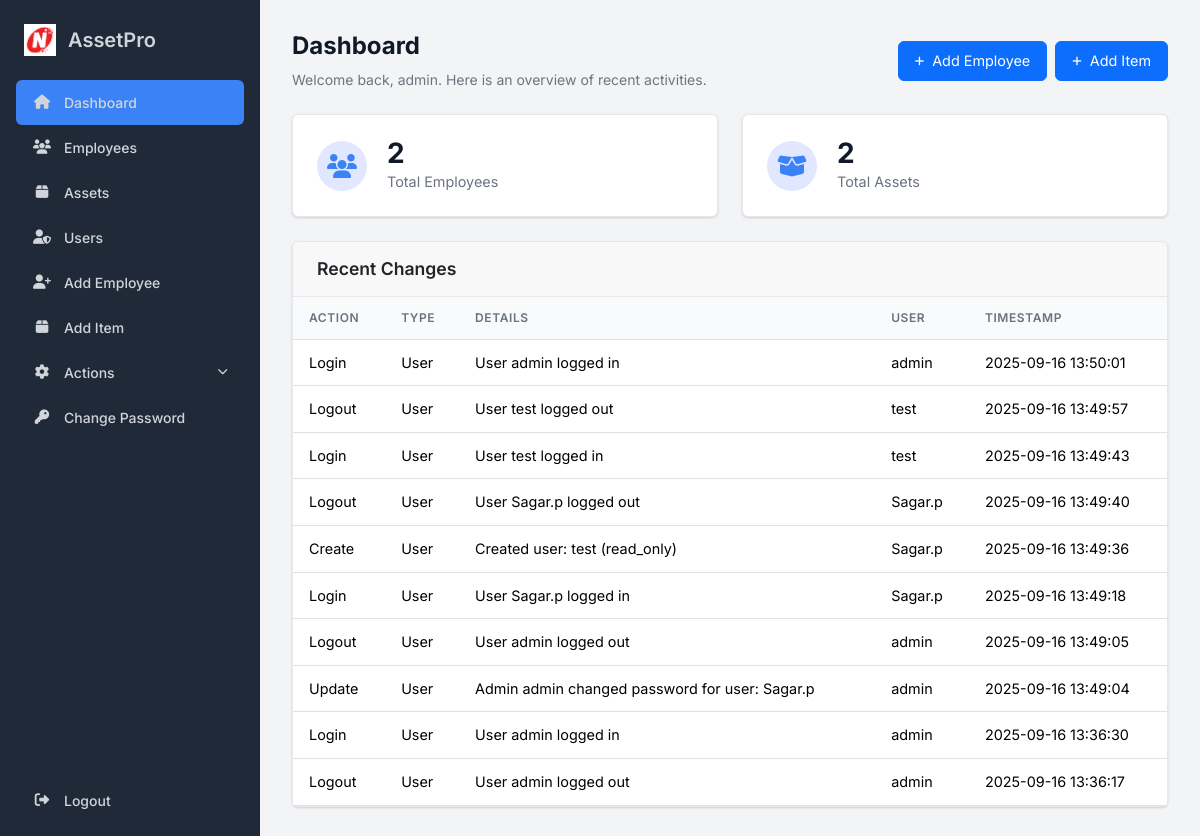
Screenshot of / (signed in) with the database file from the repository.
### models.py (models this page shows)
class User(UserMixin, db.Model):
    id = db.Column(db.Integer, primary_key=True)
    username = db.Column(db.String(100), unique=True, nullable=False)
    password = db.Column(db.String(200), nullable=False)
    role = db.Column(db.String(20), nullable=False, default='admin')  # Added role column: 'admin' or 'read_only'

class AuditLog(db.Model):
    id = db.Column(db.Integer, primary_key=True)
    action = db.Column(db.String(100), nullable=False)
    model_type = db.Column(db.String(50), nullable=False)
    model_id = db.Column(db.Integer, nullable=False)
    user_id = db.Column(db.Integer, nullable=False)
    timestamp = db.Column(db.DateTime, nullable=False, default=datetime.utcnow)
    details = db.Column(db.String(255))

### app.py (the view)
@app.route('/')
@login_required
def index():
    recent_changes = AuditLog.query.order_by(AuditLog.timestamp.desc()).limit(10).all()
    total_items = InventoryItem.query.count()
    total_people = Person.query.count()
    recent_changes_with_users = []
    for change in recent_changes:
        user = User.query.get(change.user_id)
        recent_changes_with_users.append({
            'action': change.action,
            'model_type': change.model_type,
            'details': change.details,
            'username': user.username if user else 'Unknown',
            'timestamp': change.timestamp
        })
    return render_template('index.html', recent_changes=recent_changes_with_users, total_items=total_items, total_people=total_people, user_role=current_user.role)

### app.py (called while the page is built)
@login_manager.user_loader
def load_user(user_id):
    return User.query.get(int(user_id))

### templates/index.html (shortened to what this page needs)
{% extends "base.html" %}
{% block content %}
<div class="page-header">
    <div>
        <h1 class="page-title">Dashboard</h1>
        <p class="text-secondary mb-0">Welcome back, {{ current_user.username }}. Here is an overview of recent activities.</p>
    </div>
    {% if user_role == 'admin' %}
    <div class="d-flex align-items-center gap-2">
        <a href="{{ url_for('add_person') }}" class="btn btn-primary"> Add Employee</a>
        <a href="{{ url_for('add_item') }}" class="btn btn-primary"> Add Item</a>
    </div>
    {% endif %}
</div>
<div class="row mb-4">
    <div class="col-md-6 mb-3 mb-md-0">
        <a href="{{ url_for('employees') }}" class="text-decoration-none">
            <div class="stat-card">
                <div class="stat-icon"><i class="fas fa-users"></i></div>
                <div class="stat-info">
                    <div class="stat-number">{{ total_people }}</div>
                    <div class="stat-label">Total Employees</div>
                </div>
            </div>
        </a>
    </div>
    <div class="col-md-6">
        <a href="{{ url_for('assets') }}" class="text-decoration-none">
            <div class="stat-card">
                <div class="stat-icon"><i class="fas fa-box-open"></i></div>
                <div class="stat-info">
                    <div class="stat-number">{{ total_items }}</div>
                    <div class="stat-label">Total Assets</div>
                </div>
            </div>
        </a>
    </div>
</div>
<div class="card">
    <div class="card-header">
        <h3 class="card-title">Recent Changes</h3>
    </div>
    <div class="table-responsive">
        {% if recent_changes %}
        <table class="table mb-0">
            <thead>
                <tr>
                    <th>Action</th>
                    <th>Type</th>
                    <th>Details</th>
                    <th>User</th>
                    <th>Timestamp</th>
                </tr>
            </thead>
            <tbody>
                {% for change in recent_changes %}
                <tr>
                    <td>{{ change.action | capitalize }}</td>
                    <td>{{ change.model_type }}</td>
                    <td>{{ change.details or '-' }}</td>
                    <td>{{ change.username }}</td>
                    <td>{{ change.timestamp.strftime('%Y-%m-%d %H:%M:%S') }}</td>
                </tr>
                {% endfor %}
            </tbody>
        </table>
        {% else %}
        <div class="card-body">
            <p class="text-secondary">No recent changes found.</p>
        </div>
        {% endif %}
    </div>
</div>
{% endblock %}

### templates/base.html (shortened to what this page needs)
<!DOCTYPE html>
<html lang="en">
<head>
    <link href="https://cdn.jsdelivr.net/npm/bootstrap@5.3.2/dist/css/bootstrap.min.css" rel="stylesheet">
    <link rel="stylesheet" href="https://cdnjs.cloudflare.com/ajax/libs/font-awesome/6.4.2/css/all.min.css">
    <link rel="stylesheet" href="{{ url_for('static', filename='css/app.css') }}">
</head>
<body>
    <div class="page-container">
        <aside class="sidebar">
            <div class="sidebar-header">
                <img src="{{ url_for('static', filename='img/logo.png') }}" alt="Logo">
                <span>AssetPro</span>
            </div>
            <ul class="sidebar-nav">
                <li><a href="{{ url_for('index') }}" class="{{ 'active' if request.endpoint == 'index' else '' }}"><i class="fas fa-home nav-icon"></i> Dashboard</a></li>
                <li><a href="{{ url_for('employees') }}" class="{{ 'active' if request.endpoint == 'employees' else '' }}"><i class="fas fa-users nav-icon"></i> Employees</a></li>
                <li><a href="{{ url_for('assets') }}" class="{{ 'active' if request.endpoint == 'assets' else '' }}"><i class="fas fa-box nav-icon"></i> Assets</a></li>
                {% if current_user.is_authenticated and current_user.role == 'admin' %}
                <li><a href="{{ url_for('users') }}" class="{{ 'active' if request.endpoint == 'users' else '' }}"><i class="fas fa-user-shield nav-icon"></i> Users</a></li>
                <li><a href="{{ url_for('add_person') }}" class="{{ 'active' if request.endpoint == 'add_person' else '' }}"><i class="fas fa-user-plus nav-icon"></i> Add Employee</a></li>
                <li><a href="{{ url_for('add_item') }}" class="{{ 'active' if request.endpoint == 'add_item' else '' }}"><i class="fas fa-box nav-icon"></i> Add Item</a></li>
                <li>
                    <a href="#" class="submenu-toggle"><i class="fas fa-cog nav-icon"></i> Actions </a>
                </li>
                {% endif %}
                <li><a href="{{ url_for('change_password') }}" class="{{ 'active' if request.endpoint == 'change_password' else '' }}"><i class="fas fa-key nav-icon"></i> Change Password</a></li>
            </ul>
            <div class="sidebar-logout">
                <ul class="sidebar-nav">
                    <li><a href="{{ url_for('logout') }}"><i class="fas fa-sign-out-alt nav-icon"></i> Logout</a></li>
                </ul>
            </div>
        </aside>
        <main class="main-content">
            {% block content %}{% endblock %}
        </main>
    </div>
</body>
</html>

### static/css/app.css (style rules this page uses)
:root { --primary-color: #3b82f6; --primary-hover: #2563eb; --sidebar-bg: #1f2937; --sidebar-text: #d1d5db; --sidebar-text-hover: #ffffff; --sidebar-active-bg: #374151; --body-bg: #f3f4f6; --card-bg: #ffffff; --border-color: #e5e7eb; --text-color-dark: #111827; --text-color-light: #6b7280; --font-size-base: 14px; --border-radius: 0.375rem; --box-shadow: 0 1px 3px 0 rgba(0, 0, 0, 0.1), 0 1px 2px 0 rgba(0, 0, 0, 0.06); --transition-base: all 0.2s cubic-bezier(0.4, 0, 0.2, 1); }
* { box-sizing: border-box; }
body { margin: 0; font-family: 'Inter', sans-serif; background-color: var(--body-bg); color: var(--text-color-dark); font-size: var(--font-size-base); line-height: 1.5; }
.page-container { display: flex; min-height: 100vh; }
.sidebar { width: 260px; flex-shrink: 0; background-color: var(--sidebar-bg); color: var(--sidebar-text); display: flex; flex-direction: column; padding: 1rem; }
.sidebar-header { display: flex; align-items: center; padding: 0.5rem 0.5rem 1.5rem; color: var(--white-color); font-size: 1.25rem; font-weight: 600; }
.sidebar-header img { height: 32px; margin-right: 0.75rem; }
.sidebar-nav { list-style: none; padding: 0; margin: 0; }
.sidebar-nav li a { display: flex; align-items: center; padding: 0.75rem 1rem; border-radius: var(--border-radius); color: var(--sidebar-text); text-decoration: none; font-weight: 500; transition: var(--transition-base); }
.sidebar-nav li a.active { background-color: var(--primary-color); color: var(--white-color); }
.sidebar-nav li a i.nav-icon { width: 20px; margin-right: 0.75rem; font-size: 0.9rem; text-align: center; }
.sidebar-logout { margin-top: auto; }
.main-content { flex-grow: 1; padding: 2rem; overflow-y: auto; }
.page-header { display: flex; justify-content: space-between; align-items: center; margin-bottom: 1.5rem; }
.page-title { font-size: 1.5rem; font-weight: 700; color: var(--text-color-dark); }
.card { background-color: var(--card-bg); border-radius: var(--border-radius); box-shadow: var(--box-shadow); border: 1px solid var(--border-color); }
.card-header { padding: 1rem 1.5rem; border-bottom: 1px solid var(--border-color); }
.card-title { font-size: 1.1rem; font-weight: 600; margin: 0; }
.table { width: 100%; font-size: 0.9rem; }
.table thead th { background: #f9fafb; padding: 0.75rem 1rem; font-size: 0.75rem; text-transform: uppercase; letter-spacing: 0.05em; font-weight: 600; color: var(--text-color-light); }
.table tbody td { padding: 0.75rem 1rem; border-top: 1px solid var(--border-color); vertical-align: middle; }
.btn { font-size: 0.9rem; padding: 0.5rem 1rem; }
.stat-card { display: flex; align-items: center; padding: 1.5rem; background-color: var(--card-bg); border-radius: var(--border-radius); box-shadow: var(--box-shadow); border: 1px solid var(--border-color); transition: var(--transition-base); }
.stat-card .stat-icon { display: flex; align-items: center; justify-content: center; font-size: 1.5rem; width: 50px; height: 50px; border-radius: 50%; margin-right: 1.25rem; color: var(--primary-color); background-color: #e0e7ff; }
.stat-card .stat-info .stat-number { font-size: 1.75rem; font-weight: 700; color: var(--text-color-dark); line-height: 1; }
.stat-card .stat-info .stat-label { font-size: 0.9rem; color: var(--text-color-light); margin-top: 0.25rem; }

### rows the page displays
User: username "admin", username "admin" "admin" "admin" "admin" "admin"
AuditLog: action "Login", model_type "User", details "User admin logged in", timestamp "2025-09-16 13:50:01"
AuditLog: action "Logout", model_type "User", details "User test logged out", timestamp "2025-09-16 13:49:57"
User: username "test" "test"
AuditLog: action "Login", model_type "User", details "User test logged in", timestamp "2025-09-16 13:49:43"
AuditLog: action "Logout", model_type "User", details "User Sagar.p logged out", timestamp "2025-09-16 13:49:40"
User: username "Sagar.p" "Sagar.p" "Sagar.p"
AuditLog: action "Create", model_type "User", details "Created user: test (read_only)", timestamp "2025-09-16 13:49:36"
AuditLog: action "Login", model_type "User", details "User Sagar.p logged in", timestamp "2025-09-16 13:49:18"
AuditLog: action "Logout", model_type "User", details "User admin logged out", timestamp "2025-09-16 13:49:05"
AuditLog: action "Update", model_type "User", details "Admin admin changed password for user: Sagar.p", timestamp "2025-09-16 13:49:04"
AuditLog: action "Login", model_type "User", details "User admin logged in", timestamp "2025-09-16 13:36:30"
AuditLog: action "Logout", model_type "User", details "User admin logged out", timestamp "2025-09-16 13:36:17"

### other values shown
{{ total_people }} "2"
{{ total_items }} "2"
